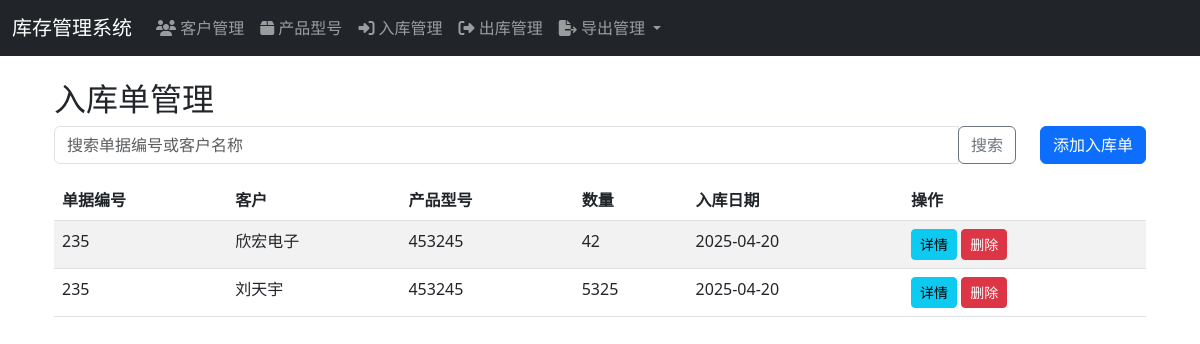
The app's page /inventory/inbound/ (signed in) with its own data.
### inventory/models.py (models this page shows, shortened)
class IncomingShipment(models.Model):
    document_number = models.CharField('单据编号', max_length=50)
    supplier = models.CharField('供应商', max_length=100, null=True, blank=True)
    customer = models.ForeignKey(Customer, on_delete=models.CASCADE, verbose_name='客户')
    product_type = models.ForeignKey(ProductType, on_delete=models.CASCADE, verbose_name='产品型号')
    batch_number = models.CharField('批号', max_length=50)
    quantity = models.IntegerField('数量')
    shipment_date = models.DateField('来料日期', default=timezone.now)
    notes = models.TextField('备注', blank=True)
    AUDIT_STATUS_CHOICES = [
        ('PENDING', '待审核'),
        ('APPROVED', '已审核'),
        ('REJECTED', '已驳回'),
    ]
    audit_status = models.CharField('审核状态', max_length=10, choices=AUDIT_STATUS_CHOICES, default='PENDING')
    auditor = models.ForeignKey('auth.User', on_delete=models.SET_NULL, null=True, blank=True, verbose_name='审核人')
    audit_time = models.DateTimeField('审核时间', null=True, blank=True)
    created_at = models.DateTimeField('创建时间', auto_now_add=True)
    class Meta:
        verbose_name = '来料单据'
        verbose_name_plural = '来料单据'

class Customer(models.Model):
    name = models.CharField('客户名称', max_length=100)
    contact = models.CharField('联系人', max_length=50, blank=True)
    phone = models.CharField('联系电话', max_length=20, blank=True)
    address = models.TextField('地址', blank=True)
    batch_number = models.CharField('批号', max_length=50, blank=True)
    model_spec = models.CharField('型号规格', max_length=100, blank=True)
    pin_pitch = models.CharField('针距', max_length=50, blank=True)
    unit_price = models.DecimalField('单价', max_digits=10, decimal_places=2, default=0)
    created_at = models.DateTimeField('创建时间', auto_now_add=True)
    class Meta:
        verbose_name = '客户'
        verbose_name_plural = '客户'

class ProductType(models.Model):
    customer = models.ForeignKey(Customer, on_delete=models.CASCADE, verbose_name='客户')
    name = models.CharField('型号名称', max_length=100)
    model_number = models.CharField('型号', max_length=100)
    barcode = models.CharField('条形码', max_length=50, blank=True)
    description = models.TextField('描述', blank=True)
    unit_price = models.DecimalField('单价', max_digits=10, decimal_places=2, default=0)
    created_at = models.DateTimeField('创建时间', auto_now_add=True)
    is_deleted = models.BooleanField('是否删除', default=False)
    deleted_at = models.DateTimeField('删除时间', null=True, blank=True)
    class Meta:
        verbose_name = '产品型号'
        verbose_name_plural = '产品型号'

### inventory/views.py (the view)
# urls.py: path('inbound/', views.inbound_list, name='inbound_list'),
@login_required
def inbound_list(request):
    inbound_list = IncomingShipment.objects.all().order_by('-created_at')
    paginator = Paginator(inbound_list, 10)  # 每页显示10条记录
    page = request.GET.get('page')
    inbound_shipments = paginator.get_page(page)
    return render(request, 'inventory/inbound_list.html', {
        'inbound_shipments': inbound_shipments
    })

### inventory/context_processors.py (called while the page is built)
def customers_processor(request):
    return {
        'customers': Customer.objects.all().order_by('name')
    }

### templates/inventory/inbound_list.html (shortened to what this page needs)
{% extends 'base.html' %}
{% block content %}
<div class="container mt-4">
    <h2>入库单管理</h2>
    <div class="row mb-3">
        <div class="col">
            <form class="form-inline" method="get">
                <div class="input-group">
                    <input type="text" class="form-control" name="search" value="{{ search_query }}" placeholder="搜索单据编号或客户名称">
                    <div class="input-group-append">
                        <button class="btn btn-outline-secondary" type="submit">搜索</button>
                    </div>
                </div>
            </form>
        </div>
        <div class="col-auto">
            <a href="{% url 'inventory:inbound_add' %}" class="btn btn-primary">添加入库单</a>
        </div>
    </div>
    <div class="table-responsive">
        <table class="table table-striped">
            <thead>
                <tr>
                    <th>单据编号</th>
                    <th>客户</th>
                    <th>产品型号</th>
                    <th>数量</th>
                    <th>入库日期</th>
                    <th>操作</th>
                </tr>
            </thead>
            <tbody>
                {% for inbound in inbound_shipments %}
                <tr>
                    <td>{{ inbound.document_number }}</td>
                    <td>{{ inbound.customer.name }}</td>
                    <td>{{ inbound.product_type.model_number }}</td>
                    <td>{{ inbound.quantity }}</td>
                    <td>{{ inbound.shipment_date|date:"Y-m-d" }}</td>
                    <td>
                        <a href="{% url 'inventory:inbound_detail' inbound.id %}" class="btn btn-sm btn-info">详情</a>
                        <button type="button" class="btn btn-sm btn-danger" data-bs-toggle="modal" data-bs-target="#deleteModal{{ inbound.id }}">删除</button>
                    </td>
                </tr>
                {% empty %}
                <tr>
                    <td colspan="6" class="text-center">暂无入库记录</td>
                </tr>
                {% endfor %}
            </tbody>
        </table>
    </div>
</div>
{% endblock %}

### records on screen
IncomingShipment: document_number "235", customer.name "欣宏电子", product_type.model_number "453245", quantity "42", shipment_date "2025-04-20"
IncomingShipment: document_number "235", customer.name "刘天宇", product_type.model_number "453245", quantity "5325", shipment_date "2025-04-20"
